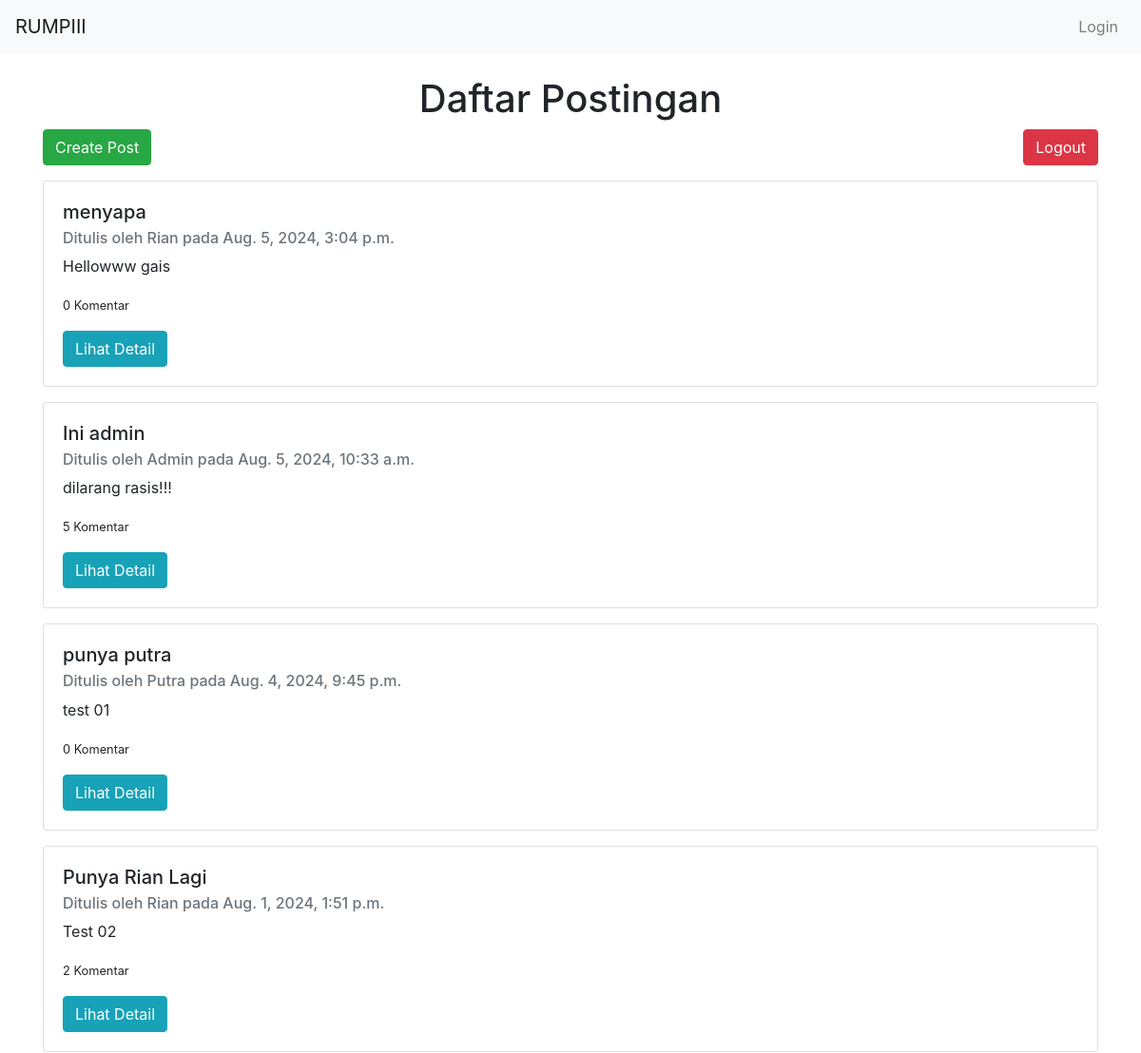
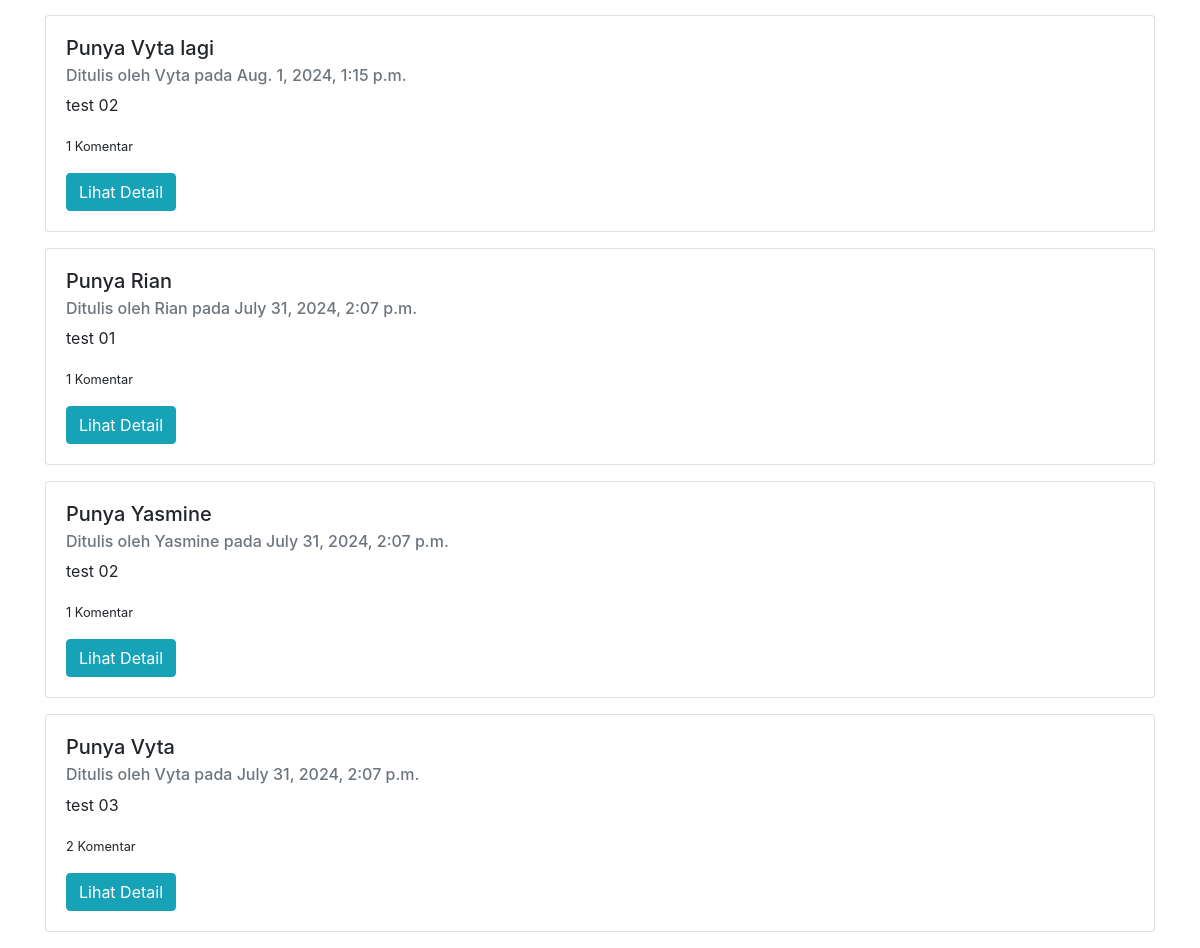
The page / on the database its author committed (2 pictures, top to bottom).
### todos/models.py (models this page shows, shortened)
class Post(models.Model):
    title = models.CharField(max_length=100)
    content = models.TextField()
    author = models.ForeignKey(User, on_delete=models.CASCADE)
    created_at = models.DateTimeField(auto_now_add=True)  # Tambahkan field ini

### todos/views.py (the view)
# urls.py: path('', views.home, name='home'),
def home(request):
    posts = Post.objects.all().order_by('-created_at')
    posts_with_comment_counts = [(post, Comment.objects.filter(post=post).count()) for post in posts]
    return render(request, 'home.html', {'posts_with_comment_counts': posts_with_comment_counts})

### templates/home.html (shortened to what this page needs)
{% extends 'base.html' %} {% block content %}
<h1 class="text-center">Daftar Postingan</h1>
<div class="d-flex justify-content-between mb-3">
  <a href="{% url 'create_post' %}" class="btn btn-success">Create Post</a>
  <form method="POST" action="{% url 'logout' %}">
    <button type="submit" class="btn btn-danger">Logout</button>
  </form>
</div>
{% for post, comment_count in posts_with_comment_counts %}
<div class="card mb-3">
  <div class="card-body">
    <h5 class="card-title">{{ post.title }}</h5>
    <h6 class="card-subtitle mb-2 text-muted">
      Ditulis oleh {{ post.author.username }} pada {{ post.created_at }}
    </h6>
    <p class="card-text">{{ post.content|truncatewords:20 }}</p>
    <p class="card-text"><small>{{ comment_count }} Komentar</small></p>
    <a href="{% url 'post_detail' post.pk %}" class="btn btn-info"
      >Lihat Detail</a
    >
  </div>
</div>
{% endfor %} {% endblock %}

### templates/base.html (shortened to what this page needs)
<!DOCTYPE html>
<html lang="en">
  <head>
    <link
      rel="stylesheet"
      href="https://stackpath.bootstrapcdn.com/bootstrap/4.3.1/css/bootstrap.min.css"
    />
  </head>
  <body>
    <nav class="navbar navbar-expand-lg navbar-light bg-light fixed-top">
      <a class="navbar-brand" href="#">RUMPIII</a>
      <div class="collapse navbar-collapse" id="navbarNav">
        <ul class="navbar-nav ml-auto">
          {% if user.is_authenticated %}
          <li
            class="nav-item {% if request.resolver_match.url_name == 'dashboard' %}active{% endif %}"
          >
            <a class="nav-link" href="{% url 'dashboard' %}">Dashboard</a>
          </li>
          <li
            class="nav-item {% if request.resolver_match.url_name == 'home' %}active{% endif %}"
          >
            <a class="nav-link" href="{% url 'home' %}">Homepage</a>
          </li>
          <li
            class="nav-item {% if request.resolver_match.url_name == 'user_posts' %}active{% endif %}"
          >
            <a class="nav-link" href="{% url 'user_posts' %}">My Posts</a>
          </li>
          {% else %}
          <li
            class="nav-item {% if request.resolver_match.url_name == 'login' %}active{% endif %}"
          >
            <a class="nav-link" href="{% url 'login' %}">Login</a>
          </li>
          {% endif %}
        </ul>
      </div>
    </nav>
    <div class="container mt-4">{% block content %}{% endblock %}</div>
  </body>
</html>

### templates/base.html (style rules this page uses)
body { padding-top: 56px; }

### rows shown on the page
Post: title "menyapa", author.username "Rian", created_at "Aug. 5, 2024, 3:04 p.m.", content "Hellowww gais", comment_count "0"
Post: title "Ini admin", author.username "Admin", created_at "Aug. 5, 2024, 10:33 a.m.", content "dilarang rasis!!!", comment_count "5"
Post: title "punya putra", author.username "Putra", created_at "Aug. 4, 2024, 9:45 p.m.", content "test 01", comment_count "0"
Post: title "Punya Rian Lagi", author.username "Rian", created_at "Aug. 1, 2024, 1:51 p.m.", content "Test 02", comment_count "2"
Post: title "Punya Vyta lagi", author.username "Vyta", created_at "Aug. 1, 2024, 1:15 p.m.", content "test 02", comment_count "1"
Post: title "Punya Rian", author.username "Rian", created_at "July 31, 2024, 2:07 p.m.", content "test 01", comment_count "1"
Post: title "Punya Yasmine", author.username "Yasmine", created_at "July 31, 2024, 2:07 p.m.", content "test 02", comment_count "1"
Post: title "Punya Vyta", author.username "Vyta", created_at "July 31, 2024, 2:07 p.m.", content "test 03", comment_count "2"
